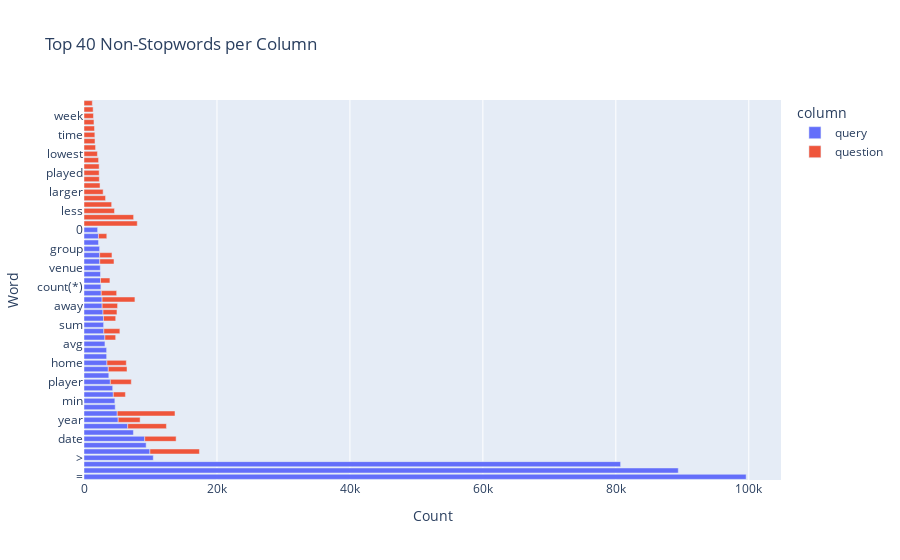

The notebook cell this image was saved under:
### Code cell
# Store all non-stopword frequencies per column
word_freq_data = []

# Loop through each column
for col in cols:
    # Tokenize and flatten
    new = df[col].astype(str).str.lower().str.split().dropna().values.tolist()
    corpus = [word for sublist in new for word in sublist]

    # Count all words
    counter = Counter(corpus)
    most_common = counter.most_common()

    # Filter top 40 non-stopwords
    top_words = [(word, count) for word, count in most_common if word not in stop][:40]

    # Store for plotting
    for word, count in top_words:
        word_freq_data.append({
            'column': col,
            'word': word,
            'count': count
        })

# Create DataFrame for Plotly
word_freq_df = pd.DataFrame(word_freq_data)

# Plot
fig = px.bar(word_freq_df, x='count', y='word', color='column', orientation='h',
             title='Top 40 Non-Stopwords per Column')

fig.update_layout(xaxis_title='Count', yaxis_title='Word')

### Figure 1 — Plotly figure (JSON) as saved in the notebook; plotly's stock layout.template omitted (floating-point values rounded to 4 significant figures)
{"data": [{"hovertemplate": "column=query<br>count=%{x}<br>word=%{y}<extra></extra>", "legendgroup": "query", "marker": {"color": "#636efa", "pattern": {"shape": ""}}, "name": "query", "orientation": "h", "showlegend": true, "textposition": "auto", "type": "bar", "x": [99603, 89393, 80719, 10423, 9916, 9348, 9132, 7433, 6572, 5144, 5003, 4698, 4641, 4412, 4314, 3961, 3732, 3654, 3450, 3405, 3403, 3152, 3139, 2984, 2950, 2931, 2859, 2730, 2720, 2596, 2541, 2485, 2482, 2445, 2371, 2355, 2346, 2183, 2175, 2052], "xaxis": "x", "y": ["=", "select", "table", ">", "team", "<", "date", "count", "score", "year", "name", "max", "min", "1", "join", "player", ",", "points", "home", "t1", "t2", "avg", "2", "rank", "sum", "opponent", "position", "away", "total", "record", "count(*)", "country", "title", "venue", "result", "attendance", "group", "location", "3", "0"], "yaxis": "y"}, {"hovertemplate": "column=question<br>count=%{x}<br>word=%{y}<extra></extra>", "legendgroup": "question", "marker": {"color": "#EF553B", "pattern": {"shape": ""}}, "name": "question", "orientation": "h", "showlegend": true, "textposition": "auto", "type": "bar", "x": [8686, 8010, 7462, 7451, 5826, 4941, 4725, 4588, 4162, 3298, 3243, 3155, 2913, 2879, 2818, 2413, 2412, 2320, 2315, 2306, 2281, 2280, 2195, 2140, 2099, 2020, 1852, 1839, 1818, 1741, 1653, 1632, 1625, 1578, 1499, 1424, 1414, 1373, 1253, 1252], "xaxis": "x", "y": ["name", "number", "many", "team", "score", "total", "date", "less", "game", "year", "average", "player", "home", "larger", "points", "smaller", "rank", "away", "record", "highest", "played", "what's", "episode", "result", "position", "lowest", "attendance", "opponent", "1", "round", "names", "time", "2", "greater", "first", "week", "country", "season", "3", "find"], "yaxis": "y"}], "layout": {"barmode": "relative", "legend": {"title": {"text": "column"}, "tracegroupgap": 0}, "title": {"text": "Top 40 Non-Stopwords per Column"}, "xaxis": {"anchor": "y", "domain": [0, 1], "title": {"text": "Count"}}, "yaxis": {"anchor": "x", "domain": [0, 1], "title": {"text": "Word"}}}}
